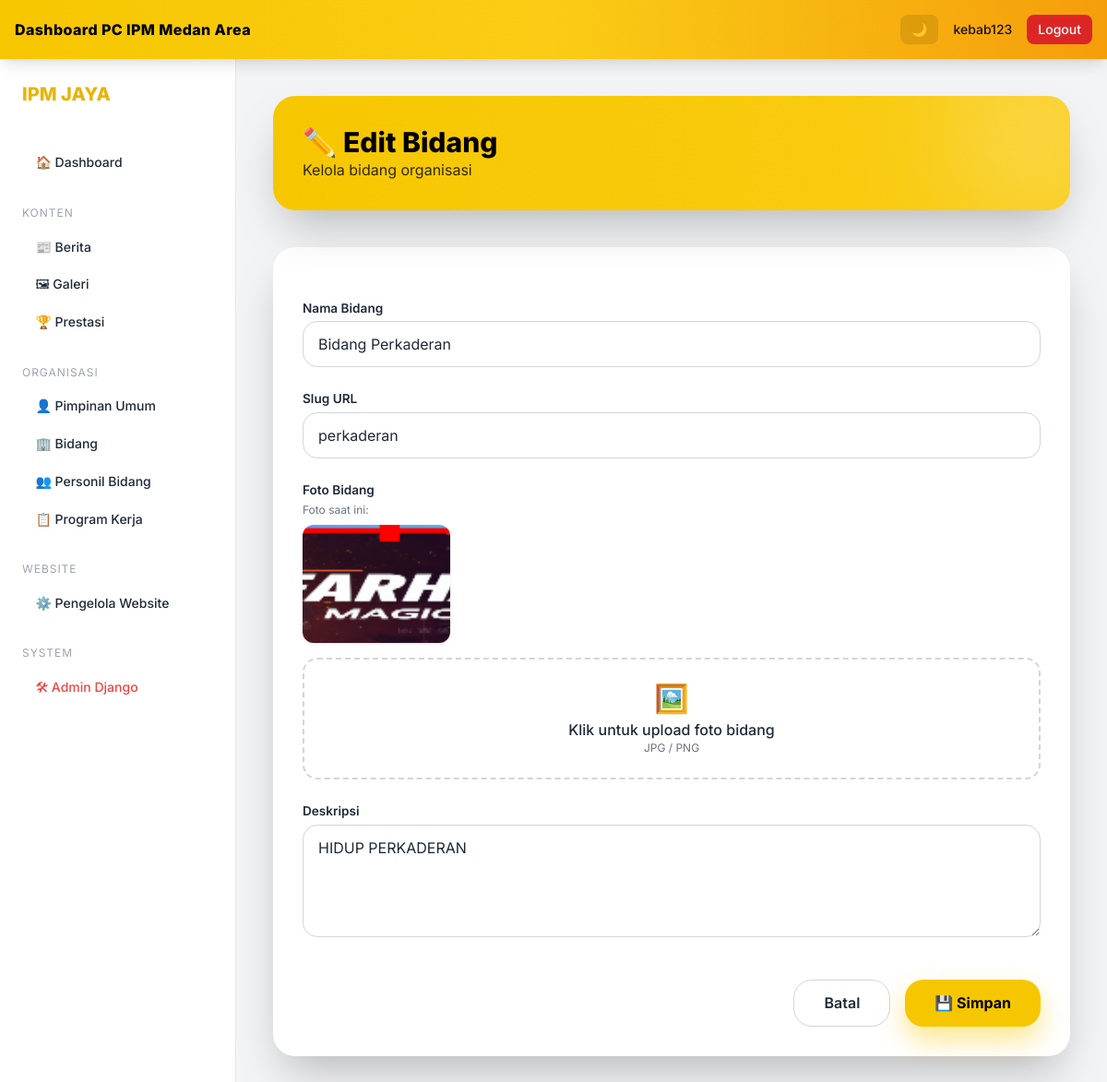
The app's page /editor/bidang/edit/1/ (signed in) with its own data.
### blog/models.py (models this page shows, shortened)
class Bidang(models.Model):
    nama = models.CharField(max_length=100)
    slug = models.SlugField(unique=True)
    deskripsi = models.TextField(blank=True)
    foto = models.ImageField(
        upload_to='bidang/',
        blank=True,
        null=True
    )

### blog/views_editor.py (the view, shortened to what this page needs)
@login_required
def edit_bidang(request, id):
    if not editor_only(request.user):
        return HttpResponseForbidden("Tidak punya akses")
    bidang = get_object_or_404(Bidang, id=id)
    return render(
        request,
        "editor/bidang/form.html",
        {"bidang": bidang}
    )

### blog/context_processors.py (called while the page is built)
def global_user_role(request):
    user = request.user
    return {
        'is_editor': (
            user.is_authenticated and
            user.groups.filter(name__in=['Dewa', 'admin']).exists()
        ),
        'is_dewa': (
            user.is_authenticated and
            user.groups.filter(name='Dewa').exists()
        ),
    }

### blog/views_editor.py (called while the page is built)
def editor_only(user):
    return (
        user.is_authenticated and
        user.groups.filter(name__in=['Dewa', 'admin']).exists()
    )

### templates/editor/bidang/form.html (shortened to what this page needs)
{% extends "editor/base_editor.html" %}
{% block content %}
<div class="max-w-4xl mx-auto space-y-10 animate-fadeIn">
<div class="relative overflow-hidden rounded-3xl
            bg-gradient-to-r from-[#F6C700] to-yellow-400
            p-8 text-black shadow-2xl">
<h1 class="text-3xl font-extrabold">
{% if bidang %}✏️ Edit Bidang{% else %}📚 Tambah Bidang{% endif %}
</h1>
<p class="opacity-80">
Kelola bidang organisasi
</p>
<div class="absolute -top-10 -right-10 w-40 h-40 bg-white/30 rounded-full blur-3xl"></div>
</div>
<form method="post"
      enctype="multipart/form-data"
      class="bg-white dark:bg-slate-800 rounded-3xl shadow-2xl p-8 space-y-6">
<div>
<label class="label">
Nama Bidang
</label>
<input type="text"
name="nama"
value="{{ bidang.nama|default:'' }}"
required
class="input">
</div>
<div>
<label class="label">
Slug URL
</label>
<input type="text"
name="slug"
value="{{ bidang.slug|default:'' }}"
placeholder="contoh: kaderisasi"
required
class="input">
</div>
<div>
<label class="label">Foto Bidang</label>
{% if bidang and bidang.foto %}
<div class="mb-4">
<p class="text-xs text-gray-500 mb-2">Foto saat ini:</p>
<img src="{{ bidang.foto.url }}"
     class="w-40 h-32 object-cover rounded-xl shadow">
</div>
{% endif %}
<label for="fotoInput"
class="block cursor-pointer rounded-2xl border-2 border-dashed
       border-gray-300 dark:border-slate-600
       p-6 text-center transition
       hover:border-yellow-400 hover:bg-yellow-50/40
       dark:hover:bg-slate-700">
<div id="fotoPlaceholder">
<div class="text-3xl mb-1">🖼️</div>
<p class="font-medium">Klik untuk upload foto bidang</p>
<p class="text-xs text-gray-500">JPG / PNG</p>
</div>
</label>
</div>
<div>
<label class="label">
Deskripsi
</label>
<textarea name="deskripsi"
rows="4"
class="input resize-y">{{ bidang.deskripsi|default:'' }}</textarea>
</div>
<div class="flex justify-end gap-4 pt-4">
<a href="{% url 'editor_bidang' %}"
class="btn-secondary">
Batal
</a>
<button class="btn-primary">
💾 Simpan
</button>
</div>
</form>
</div>
{% endblock %}

### templates/editor/base_editor.html (shortened to what this page needs)
{% load static %}
<!DOCTYPE html>
<html lang="id" class="scroll-smooth">
<head>
<script src="https://cdn.tailwindcss.com"></script>
</head>
<body class="bg-gray-100 dark:bg-slate-900 text-gray-800 dark:text-gray-100 transition-colors duration-300">
<header class="fixed top-0 inset-x-0 h-16 z-50
               bg-gradient-to-r from-[#F6C700] via-yellow-400 to-amber-500
               shadow-lg">
<div class="h-full max-w-7xl mx-auto px-4 flex items-center justify-between text-black">
<div class="flex items-center gap-3">
<div class="font-extrabold tracking-wide">
Dashboard PC IPM Medan Area
</div>
</div>
<div class="flex items-center gap-4 text-sm font-medium">
<button id="darkToggle"
class="px-3 py-1.5 rounded-lg bg-black/10 hover:bg-black/20 transition">
🌙
</button>
<span class="hidden sm:inline opacity-90">
{{ request.user.username }}
</span>
<a href="{% url 'logout' %}"
class="px-3 py-1.5 rounded-lg bg-red-600 hover:bg-red-700 text-white transition">
Logout
</a>
</div>
</div>
</header>
<div class="flex pt-16 min-h-screen">
<aside id="sidebar"
class="fixed md:relative
       w-64 bg-white dark:bg-slate-800
       border-r dark:border-slate-700
       min-h-screen p-6
       transform -translate-x-full md:translate-x-0
       transition duration-300 z-40">
<div class="mb-10">
<h1 class="text-xl font-extrabold text-yellow-500">
IPM JAYA
</h1>
</div>
<nav class="space-y-6 text-sm">
<a href="{% url 'editor_dashboard' %}" class="nav">
🏠 Dashboard
</a>
<div>
<p class="section-title">
Konten
</p>
<a href="{% url 'semua_berita' %}" class="nav">
📰 Berita
</a>
<a href="{% url 'editor_galeri' %}" class="nav">
🖼 Galeri
</a>
<a href="{% url 'editor_prestasi' %}" class="nav">
🏆 Prestasi
</a>
</div>
<div>
<p class="section-title">
Organisasi
</p>
<a href="{% url 'editor_pimpinan' %}" class="nav">
👤 Pimpinan Umum
</a>
<a href="{% url 'editor_bidang' %}" class="nav">
🏢 Bidang
</a>
<a href="{% url 'editor_personil_bidang' %}" class="nav">
👥 Personil Bidang
</a>
<a href="{% url 'editor_program_kerja' %}" class="nav">
📋 Program Kerja
</a>
</div>
<div>
<p class="section-title">
Website
</p>
<a href="{% url 'editor_pengelola' %}" class="nav">
⚙️ Pengelola Website
</a>
</div>
<div>
<p class="section-title">
System
</p>
{% if request.user.is_superuser %}
<a href="/admin/" class="nav text-red-500">
🛠 Admin Django
</a>
{% endif %}
</div>
</nav>
</aside>
<main class="flex-1 p-6 md:p-10">
{% block content %}{% endblock %}
</main>
</div>
</body>
</html>

### templates/editor/base_editor.html (style rules this page uses)
body { font-family:'Inter',sans-serif; }
.section-title { font-size:.75rem; text-transform:uppercase; letter-spacing:.08em; color:#9ca3af; margin-bottom:.4rem; }
.nav { display:flex; align-items:center; gap:.6rem; padding:.65rem .9rem; border-radius:.7rem; font-weight:500; transition:.25s; }

### templates/editor/bidang/form.html (style rules this page uses)
.label { display:block; font-size:.85rem; font-weight:600; margin-bottom:.25rem; }
.input { width:100%; padding:.75rem 1rem; border-radius:1rem; border:1px solid #d1d5db; background:transparent; transition:.3s; }
.btn-primary { padding:.8rem 2rem; border-radius:1.25rem; font-weight:700; background:#F6C700; color:black; box-shadow:0 14px 30px rgba(246,199,0,.45); transition:.3s; }
.btn-secondary { padding:.8rem 2rem; border-radius:1.25rem; border:1px solid #d1d5db; font-weight:600; transition:.3s; }

### records on screen
Bidang: nama "Bidang Perkaderan", slug "perkaderan", foto (picture), deskripsi "HIDUP PERKADERAN"

### other values on screen
{{ request.user.username }} "kebab123"
